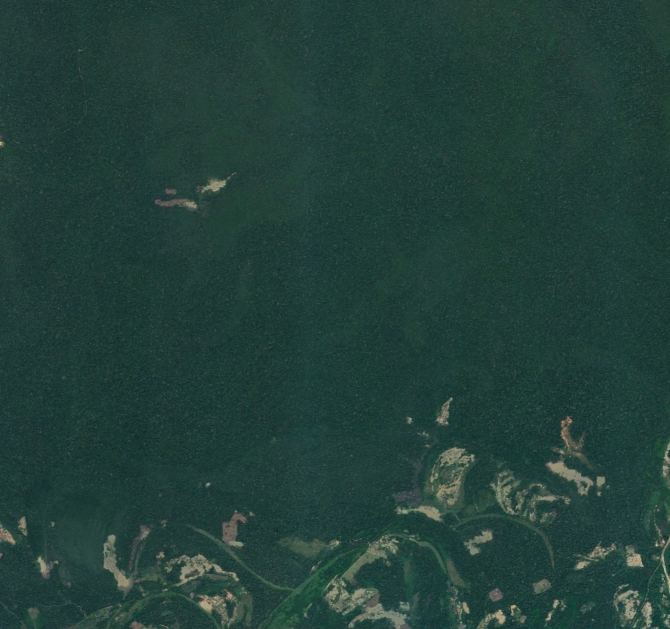
#> input picture sample12x12km2.jpg, 1340 x 1258 px (shown at 1/2 size)
$ python sampleUsage.py
#> lines starting #> are read from the running program, lines starting #| are printed output that depends on the picture; after the words box and inside, x2 and y2 are one past the last pixel; in counts of white or black regions, pixels touching at a corner belong together
### ICRSsimulator.py
#
# Simple image classification in remote sensing (ICRS) simulator
# This version uses simple color thresholding to simulate pixel level classification
#
# Wake Forest University
# Nov. 2019

import cv2
import numpy as np
from PIL import Image
from matplotlib import pyplot as plt
import math

class ICRSsimulator(object):
	imgName = ""						  # The image filename
	classLabels = [] 					  # List of the labels for each class
	binaryImgs = []						  # List of binary images, one for each class
	interestValues = []					  # List of interest values, one for each class
	mapSize = {'rows': 0, 'cols': 0}	  # Size of the classification map
	droneImgSize = {'rows': 0, 'cols': 0} # Size in elements in the map of a drone image
	img = None							  # Image object
	ICRSmap = None 						  # Overall classification map
	navigationMap = None				  # Map of positions where the drone can be

	def __init__(self, imageName):
		self.imgName = imageName

	# Load the image and return true if it succeeded
	def loadImage(self):
		self.img = cv2.imread(self.imgName)
#> self.img is the input picture: shape (1258, 1340, 3); mean B, G, R 57.4, 64, 34.9
		if self.img is not None:
			print("Loaded image of rows x cols = " + str(self.img.shape[0]) + " x " + str(self.img.shape[1]))
#| Loaded image of rows x cols = 1258 x 1340
			return True
		else:
			return False

	def getSimulationImageSize(self):
		return self.img.shape

	# Simulate classification of a specific class using simple image thresholding
	# The binary image contains the binary classification of each pixel as belonging to this class
	# Also save the corresponding interest value for this
	def classify(self, label, lower, upper, interestValue):
		# cv2.inRange returns 0 (black or 255 (white)
#> called with label = 'Mining', lower = array of shape (3,), upper = array of shape (3,), interestValue = 1
		binmap = cv2.inRange(self.img, lower, upper)
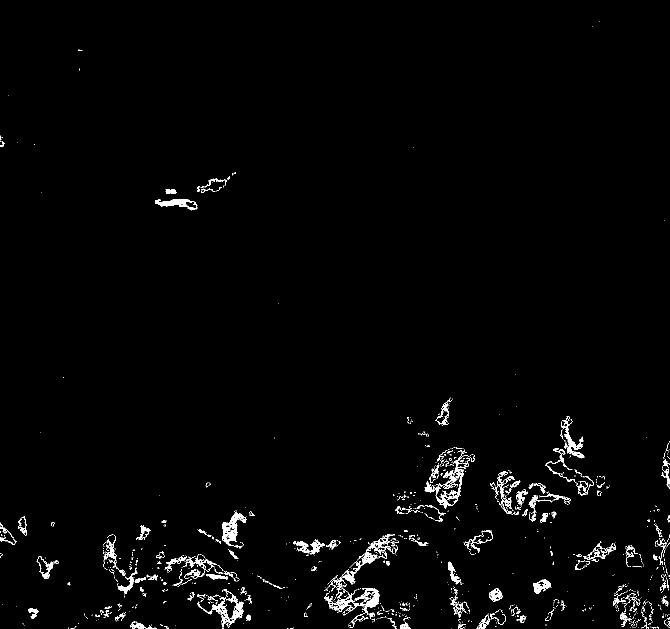
#> binmap: shape (1258, 1340) (shown at 1/2 size); 1.8% white; 1024 white regions (863 under 20 px), largest, box (x1, y1, x2, y2) and area: (648, 1176, 760, 1256) 1846, (849, 909, 950, 1017) 1809, (667, 1068, 790, 1197) 1672
#> call 2 of classify, with label = 'Forest', lower = array of shape (3,), upper = array of shape (3,), interestValue = 0
#> in classify (call 2), `binmap = cv2.inRange(self.img, lower, upper)`:
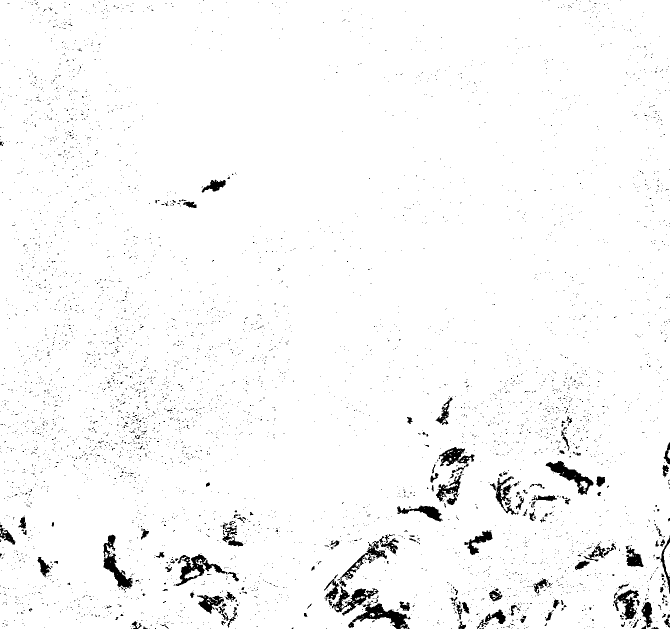
#> binmap: shape (1258, 1340) (shown at 1/2 size); 97.3% white; 4986 black regions (4835 under 20 px), largest, box (x1, y1, x2, y2) and area: (696, 1207, 819, 1258) 2300, (351, 1108, 478, 1172) 2119, (207, 1069, 265, 1178) 1984
#> in classify (call 3), `binmap = cv2.inRange(self.img, lower, upper)`: binmap: shape (1258, 1340); 1.6% white in thin lines or dots
		self.binaryImgs.append(binmap)
		self.interestValues.append(interestValue)
		self.classLabels.append(label)

	# Return the number of classes in the list
	def numberOfClasses(self):
		return len(self.binaryImgs)

	# Set the size of the overall classification map to create
	# Parameter rows and cols must be less than the image size
	def setMapSize(self, rows, cols):
		self.mapSize['rows'] = rows
		self.mapSize['cols'] = cols

	# Set the size of image the drone can capture in number of
	# elements in the classification map (e.g. 4 x 4)
	def setDroneImgSize(self, rows, cols):
		self.droneImgSize['rows'] = rows
		self.droneImgSize['cols'] = cols

	# Define the navigation map, that is where the drone can move to explore
	# the simulation image. The navigation map is defined by the number of elements
	# in the classification map and the number of elements of the drone image
	def setNavigationMap(self):
		rows = self.mapSize['rows']
		cols = self.mapSize['cols']
		dImgrows = self.droneImgSize['rows']
		dImgcols = self.droneImgSize['cols']
		self.navigationMap = np.zeros((rows - dImgrows, cols - dImgcols))
		return self.navigationMap.shape

	# Create the overall classification map
	def createMap(self):
		rows = self.mapSize['rows']
		cols = self.mapSize['cols']
		# DEBUG: print("rows, cols = " + str(rows) + ", " + str(cols))
		# number of pixels per box in the map
		pixelsPerRow = self.img.shape[0] // rows  # Note: // means integer division
#> pixelsPerRow = 4
		pixelsPerCol = self.img.shape[1] // cols
#> pixelsPerCol = 5
		# DEBUG: print("ppr, ppc = " + str(pixelsPerRow) + ", " + str(pixelsPerCol))
		# The overall map will be stored in a 3D numpy array of dim: rows x cols x num of classes
		self.ICRSmap = np.zeros((rows, cols, len(self.binaryImgs)))

		# Simulate classification of object class k for each box of the ICRSmap
		for k in range(0, len(self.binaryImgs)):   # for each class type
			# number of remaining pixels per row and column left over if rows and cols
			# don't divide evenly the image height and width, respectively
			rem_pixelsPerRow = self.img.shape[0] % rows
			rem_pixelsPerCol = self.img.shape[1] % cols
			# DEBUG: print("rem_ppr, rem_ppc = " + str(rem_pixelsPerRow) + ", " + str(rem_pixelsPerCol))

			binImg = self.binaryImgs[k]
			startingRow = 0
			for i in range(0, rows):	# rows go with height
				# increase pixelsPerRow by 1 if there are still remaining row pixels
				actualPixelsPerRow = pixelsPerRow
				if rem_pixelsPerRow > 0:
					actualPixelsPerRow = actualPixelsPerRow + 1
					rem_pixelsPerRow = rem_pixelsPerRow - 1

				startingCol = 0
				rem_pixelsPerCol = self.img.shape[1] % cols
				for j in range(0, cols):	# cols go with width
					# increase pixelsPerCol by 1 if there are still remaining col pixels
					actualPixelsPerCol = pixelsPerCol
					if rem_pixelsPerCol > 0:
						actualPixelsPerCol = actualPixelsPerCol + 1
						rem_pixelsPerCol = rem_pixelsPerCol - 1
					actualNumPixelsPerBox = actualPixelsPerCol * actualPixelsPerRow
    				# extract a box and compute likelihood of finding object k in it
					box = binImg[startingRow : startingRow + actualPixelsPerRow, startingCol : startingCol + actualPixelsPerCol]
					#box = binImg[ i * actualPixelsPerRow : (i + 1) * actualPixelsPerRow,\
					#	j * actualPixelsPerCol : (j + 1) * actualPixelsPerCol ]

					box = box.reshape(actualNumPixelsPerBox, 1)
					white = sum(sum(box == 255))

					self.ICRSmap[i,j,k] = white / (actualNumPixelsPerBox)
					startingCol = startingCol + actualPixelsPerCol

					# DEBUG: print("i, j, actual_ppr, rem_ppr, actual_ppc, rem_ppc = " + str(i) + ", " + str(j) + ", "
					# DEBUG: + str(actualPixelsPerRow) + ", " + str(rem_pixelsPerRow) + ", " + str(actualPixelsPerCol) + ","
					# DEBUG: + str(rem_pixelsPerCol))

				startingRow = startingRow + actualPixelsPerRow
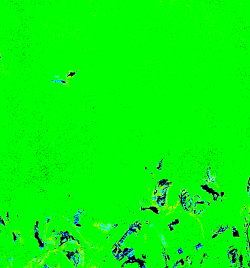
#> self.ICRSmap: shape (268, 250, 3) float64; mean B, G, R 0.0203, 0.969, 0.0181

	# Get the classification likelihoods in row, col element of the ICRSmap
	def getMapElement(self, row, col):
		return self.ICRSmap[row, col, :]

	# Get the classification likelihoods in a neighborhood of the ICRSmap


	def getClassifiedDroneImageAt(self, row, col):
		self.navigationMap[row,col] = self.navigationMap[row,col] + 1
		return self.ICRSmap[row - self.droneImgSize['rows'] : row + self.droneImgSize['rows']+1, col - self.droneImgSize['cols']: col + self.droneImgSize['cols']+1]

	# Plot the original image as well as the binary classification images
	def showMap(self):
		fig, axs = plt.subplots(1, len(self.binaryImgs) + 1)
		fig.suptitle('Classification maps for each object')
		# First show the original image and original binary maps
		# Note that cv2 uess BGR format which needs to be converted to RGB for Matplotlib
		b, g, r = cv2.split(self.img)
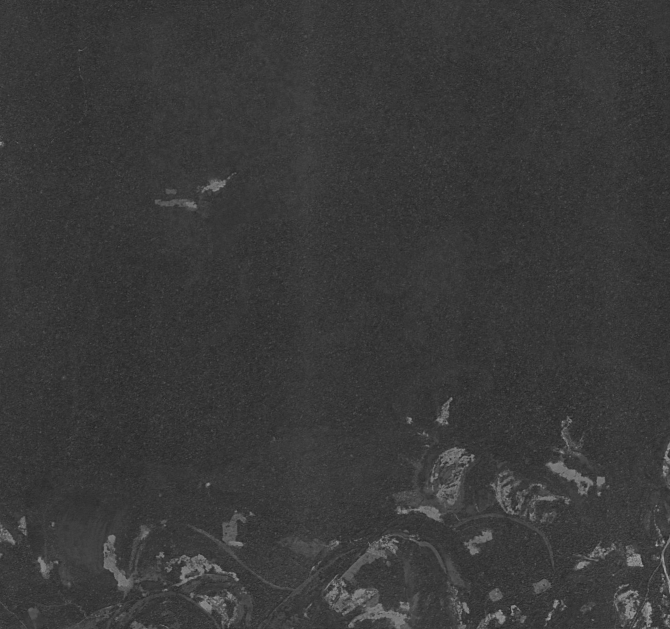
#> b: shape (1258, 1340) (shown at 1/2 size); min 28, max 179, mean 57.4
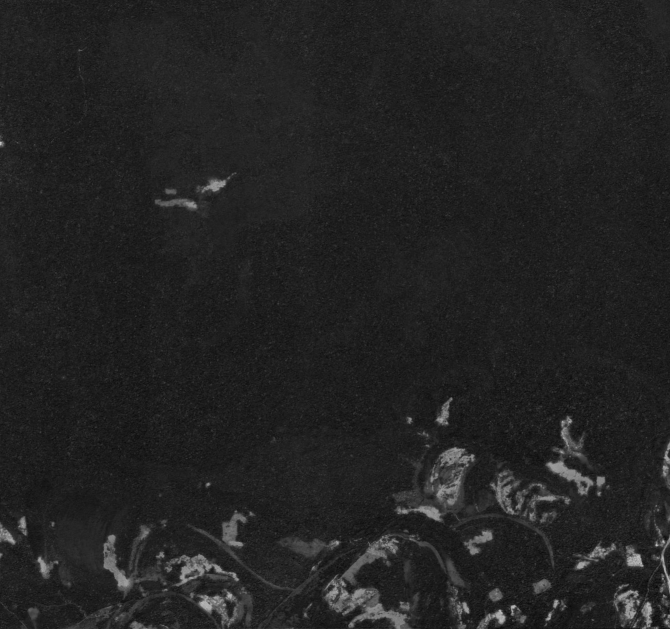
#> r: shape (1258, 1340) (shown at 1/2 size); min 5, max 211, mean 34.9
		rgb_img = cv2.merge([r, g, b])
		axs[0].imshow(rgb_img, interpolation = 'none')
		axs[0].set_title('Original Image')
		# DEBUG: Show original binary maps in first column
		#for k in range(0, len(self.binaryImgs)):
		#	axs[0, k+1].imshow(self.binaryImgs[k], cmap = 'gray', interpolation = 'none')
		#	axs[0, k+1].set_title(self.classLabels[k])
		# Now show the binary classification maps for the given map size
		for k in range(0, len(self.binaryImgs)):
			axs[k+1].imshow(self.ICRSmap[:,:,k], cmap = 'gray', interpolation = 'none')
			axs[k+1].set_title(self.classLabels[k])
		plt.show()


### sampleUsage.py

import sys
from ICRSsimulator import *
import numpy as np

# Create simulator object and load the image
sim = ICRSsimulator('sample12x12km2.jpg')
if sim.loadImage() == False:
	print("Error: could not load image")
	sys.exit(0)

# Simulate classification of mining areas
lower = np.array([50, 80, 70])
upper = np.array([100, 115, 110])
interestValue = 1	# Mark these areas as being of highest interest
sim.classify('Mining', lower, upper, interestValue)

# Simulate classification of forest areas
lower = np.array([0, 49, 0])
upper = np.array([90, 157, 138])
interestValue = 0	# Mark these areas as being of no interest
sim.classify('Forest', lower, upper, interestValue)

# Simulate classification of water
lower = np.array([40, 70, 47])
upper = np.array([70, 100, 80])
interestValue = 0	# Mark these areas as being of no interest
sim.classify('Water', lower, upper, interestValue)

# Number of rows and colums of the map at the finest scale of classification
# Each (i,j) position in the map is a 1-D array of classification likelihoods
# of length given by the number of classes
rows = 268
cols = 250
sim.setMapSize(rows, cols) #We will divide the pixels of the image by these values. So
#this represents the number of cells in our grid of the image

# The map will contain 3 values per map element, simulating the
# likelihood of finding Mining, Forest, and Water, in that order
sim.createMap()

# Show the map with the classification results in separate images
sim.showMap()

# Set the size of the drone image in terms of number of elements in
# the map.

#If this number is the same as the map size, the drone can see the whole map.
#Currently, the drone can see a 6x6 area around its position. Increase this number
#to go higher
sim.setDroneImgSize(6, 6)

# Create the navigation map for the drone
navMapSize = sim.setNavigationMap()
print(navMapSize)

# Get sample drone image classifications
classifiedImage = sim.getClassifiedDroneImageAt(0,0)
#> classifiedImage = empty array
print(classifiedImage.shape)
#| (0, 0, 3)


fig, axs = plt.subplots(1, len(classifiedImage.shape))
for k in range(0, len(classifiedImage.shape)):
	axs[k].imshow(classifiedImage[:,:,k], cmap = 'gray', interpolation = 'none')
plt.show()
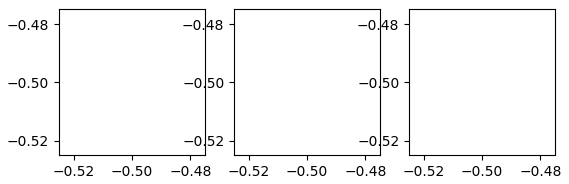
#> figure drawn by matplotlib, 3 panels

classifiedImage = sim.getClassifiedDroneImageAt(navMapSize[0] - 1, navMapSize[1] - 1)
print(classifiedImage.shape)
#| (13, 13, 3)
fig, axs = plt.subplots(1, len(classifiedImage.shape))
for k in range(0, len(classifiedImage.shape)):
	axs[k].imshow(classifiedImage[:,:,k], cmap = 'gray', interpolation = 'none')
plt.show()
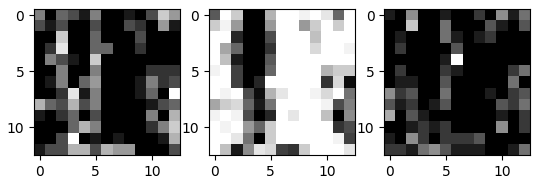
#> figure drawn by matplotlib, 3 panels
